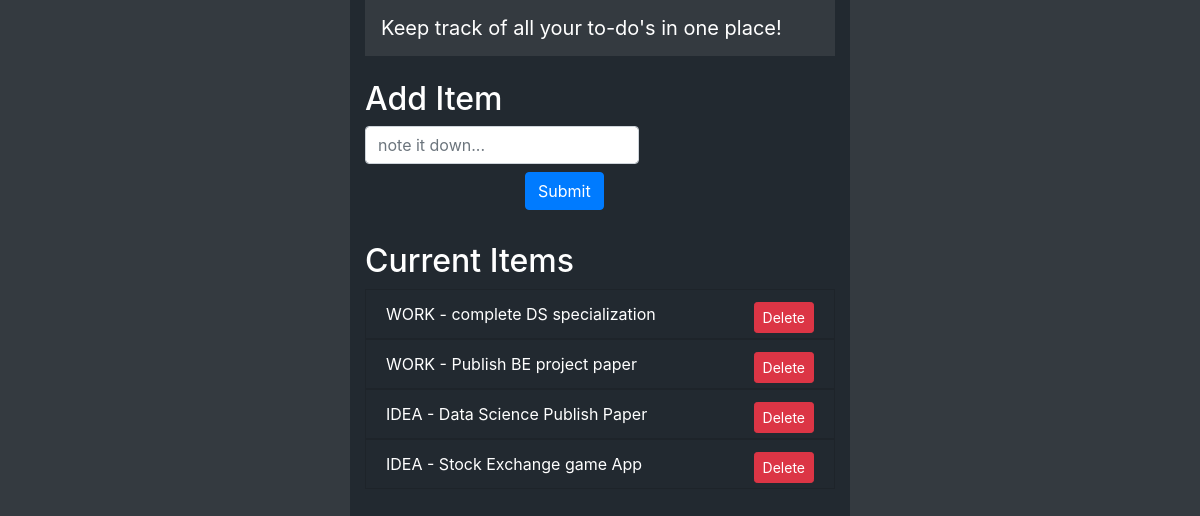
Before: / with the older database file.
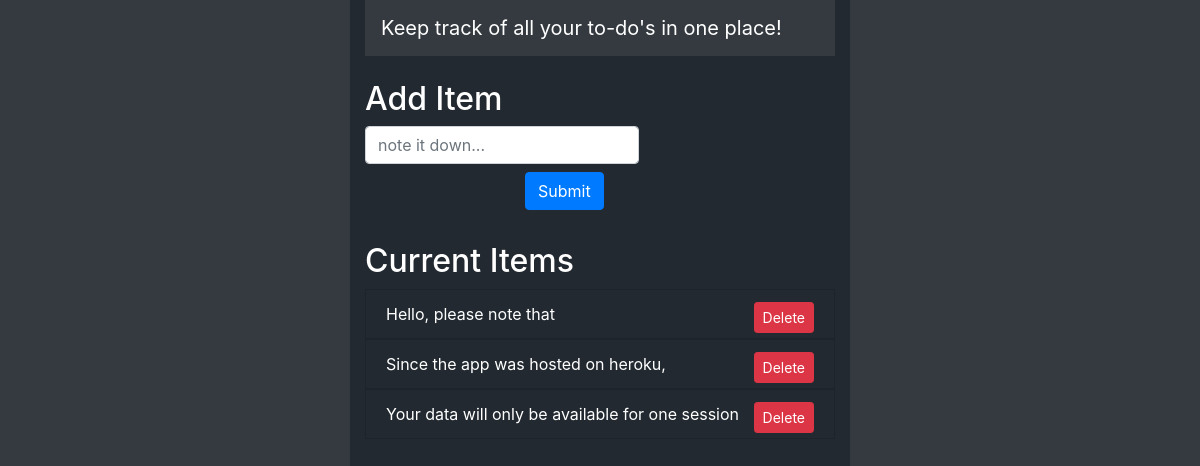
After: the same page with the newer database file.
### main/models.py (models this page shows)
class Todo(models.Model):
    added_date = models.DateTimeField()
    text = models.CharField(max_length=200)

### main/views.py (the view)
# urls.py: path('', views.home, name='home'),
def home(request):
    todo_list = Todo.objects.all().order_by("-added_date")
    context = {'todo_list': todo_list}
    return render(request, 'main/index.html', context=context)

### templates/main/index.html (shortened to what this page needs)
<!DOCTYPE html>
<html lang="en" >
<head>
    <link rel="stylesheet" href="https://stackpath.bootstrapcdn.com/bootstrap/4.5.0/css/bootstrap.min.css">
</head>
<body class="bg-dark" >
    <div class="container" style="width:500px; height:1000px; background-color:#222930;">
        <nav class="navbar navbar-dark bg-dark">
         <a class="navbar-brand ">Keep track of all your to-do's in one place!</a>
        </nav>
        <div class="row mt-4">
            <div class="col">
                <h2 style="color:white;"> Add Item</h2>
                <form class="form-inline"  action="add_todo/" method="post"> {% csrf_token %}
                    <input type="text" name="content" class="form-control mb-2 mr-sm-2" placeholder="note it down...">
                    <button type="submit" class="btn btn-primary mb-2" style="margin-left:160px;">Submit</button>
                </form>
            </div>
        </div>
        <div class="row mt-4">
            <div class="col">
                <h2 style="color:white;"> Current Item{% if todo_list|length > 1 %}s{% endif %}</h2>
                <ul class="list-group list-group-flush">
                    {% for item in todo_list %}
                     <form action="del_todo/{{item.id}}/" method="post"> {% csrf_token %}
                        <li class="list-group-item " style="background-color:#222930 ; color:white;">{{ item.text }}
                                <button type="submit" class="btn btn-sm btn-danger float-right" >Delete</button>
                        </li>
                     </form>
                    {% endfor %}
                </ul>
            </div>
        </div>
    </div>
</body>
</html>

Changed rows visible on the page:
removed Todo: text "WORK - complete DS specialization"
removed Todo: text "WORK - Publish BE project paper"
removed Todo: text "IDEA - Data Science Publish Paper"
removed Todo: text "IDEA - Stock Exchange game App"
added Todo: text "Hello, please note that"
added Todo: text "Since the app was hosted on heroku,"
added Todo: text "Your data will only be available for one session"
